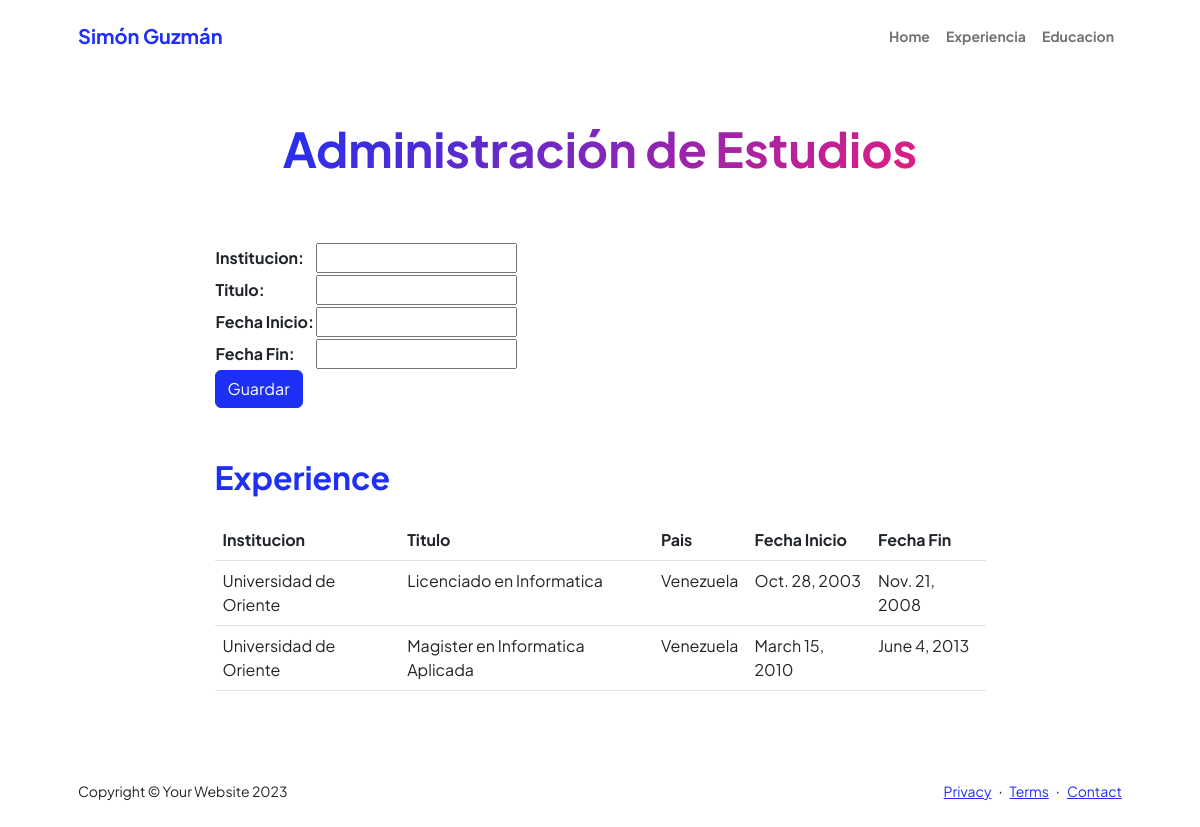
Page /AppCurriculum/educacion on the earlier database version.
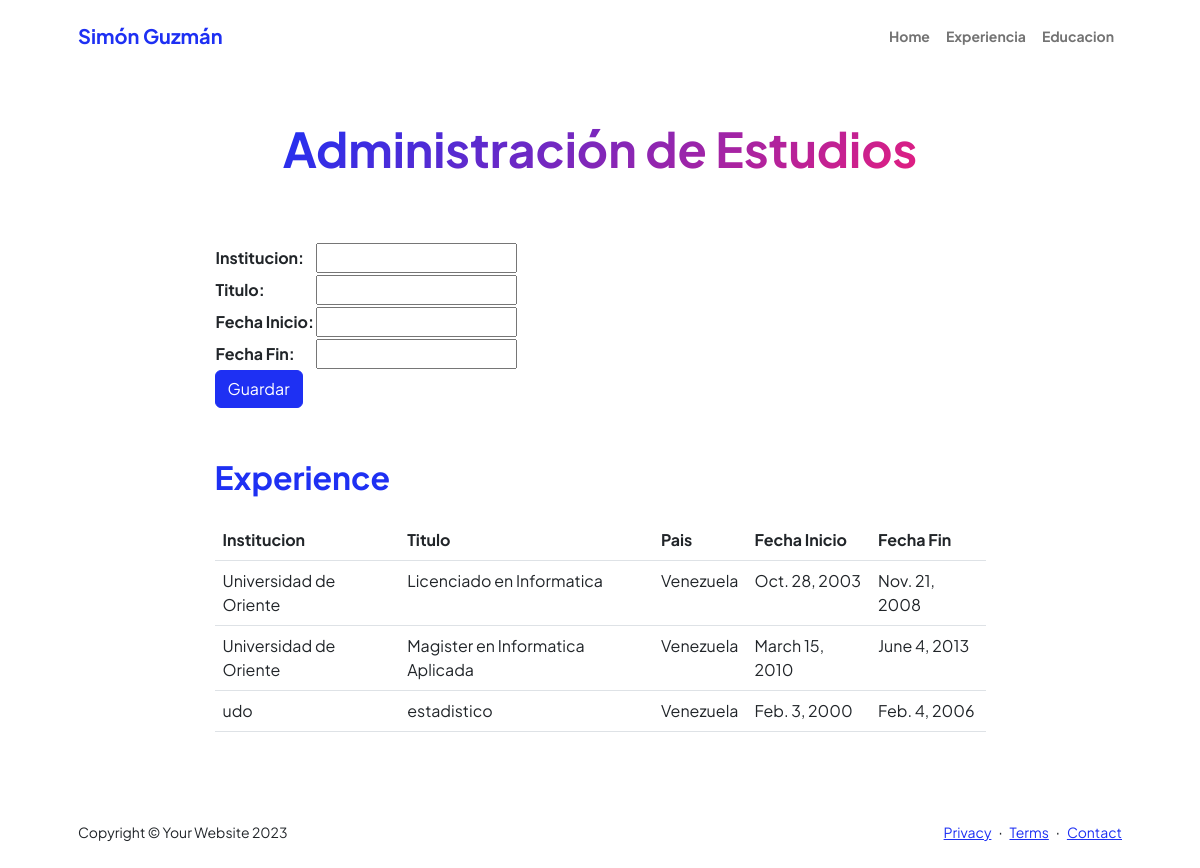
Same page on the later database version.
### AppCurriculum/models.py (models this page shows, shortened)
class Educacion(models.Model):
    institucion = models.CharField(max_length=100)
    titulo = models.CharField(max_length=100)
    periodo_inicio = models.DateField()
    periodo_fin = models.DateField(null=True, blank=True)  # Puede ser nulo si aún está estudiando

### AppCurriculum/views.py (the view)
# urls.py: path('educacion',views.estudio,name="Educacion"),
def estudio(request):
    estudios = Educacion.objects.all()
    if request.method == 'POST':
        miFormulario = EstudioFormulario(request.POST)
        if miFormulario.is_valid():
            if 'periodo_inicio'in request.POST and 'periodo_fin'in request.POST:
                informacion = miFormulario.cleaned_data
                exp = Educacion(institucion=informacion['institucion'],titulo=informacion['titulo'],periodo_fin=informacion['periodo_fin'],periodo_inicio=informacion['periodo_inicio'])
                exp.save()
                miFormulario = EstudioFormulario()
                return render(request,"AppCurriculum/educacion.html",{"estudios":estudios,"miFormulario":miFormulario,"resp":"Datos guardados Correctamente"})
            else:
                return render(request,"AppCurriculum/educacion.html",{"estudios":estudios,"miFormulario":miFormulario,"resp":"Datos No Gurdados"})
    else:
        miFormulario = EstudioFormulario()
    return render(request,"AppCurriculum/educacion.html",{"estudios":estudios,"miFormulario":miFormulario})

### AppCurriculum/forms.py
class EstudioFormulario(forms.Form):
    institucion = forms.CharField(label='Institucion', max_length=100)
    titulo = forms.CharField(label='Titulo', max_length=100)
    periodo_inicio = forms.DateField(label='Fecha Inicio')
    periodo_fin = forms.DateField(label='Fecha Fin')
    def __init__(self, *args, **kwargs):
        super().__init__(*args, **kwargs)
        self.helper = FormHelper(self)
        self.helper.layout = Layout(
            'institucion',
            'titulo',
            'fecha_inicio',
            'fecha_fin',
            Submit('submit', 'Guardar', css_class='btn btn-primary')
        )

### AppCurriculum/templates/AppCurriculum/educacion.html (shortened to what this page needs)
{% extends "AppCurriculum/template.html" %}
{% load static %}
{% block datosDinamicos %}
<div class="container px-5 my-5">
    <div class="text-center mb-5">
        <h1 class="display-5 fw-bolder mb-0"><span class="text-gradient d-inline">Administración de Estudios</span></h1>
    </div>
    <div class="row gx-5 justify-content-center">
        <div class="col-lg-11 col-xl-9 col-xxl-8">
              <section style="margin-bottom: 50px;">
              <form action="" method="POST">{% csrf_token %}
                <table>
                    <div class="mb-3">
                    {{ miFormulario.as_table}}
                    </div>
                </table>
                <input class="btn btn-primary" type="submit" value="Guardar">
              </form>
            </section>
            <section>
                <table class="table caption-top">
                    <div class="d-flex align-items-center justify-content-between mb-4">
                        <h2 class="text-primary fw-bolder mb-0">Experience</h2>
                    </div>
                    <thead>
                      <tr>
                        <th scope="col">Institucion</th>
                        <th scope="col">Titulo</th>
                        <th scope="col">Pais</th>
                        <th scope="col">Fecha Inicio</th>
                        <th scope="col">Fecha Fin</th>
                      </tr>
                    </thead>
                    <tbody>
                      {% for info in estudios %}
                      <tr>
                        <td>{{info.institucion}}</td>
                        <td>{{info.titulo}}</td>
                        <td>Venezuela</td>
                        <td>{{info.periodo_inicio}}</td>
                        <td>{{info.periodo_fin}}</td>
                      </tr>
                      {% endfor%}
                    </tbody>
                </table>
            </section>
        </div>
    </div>
</div>
{% endblock %}

Differences in the rows shown:
added Educacion: institucion "udo", titulo "estadistico", periodo_inicio "Feb. 3, 2000", periodo_fin "Feb. 4, 2006"
